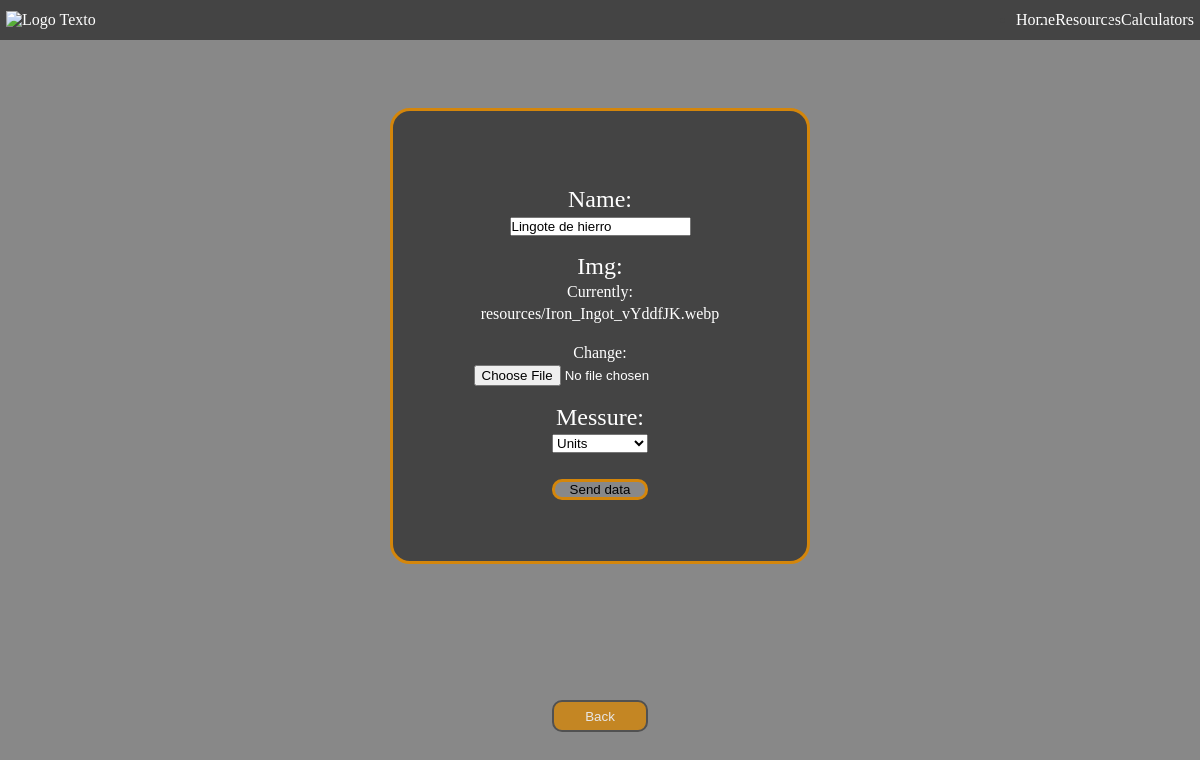
The page /forms/update/1 on the database as committed earlier.
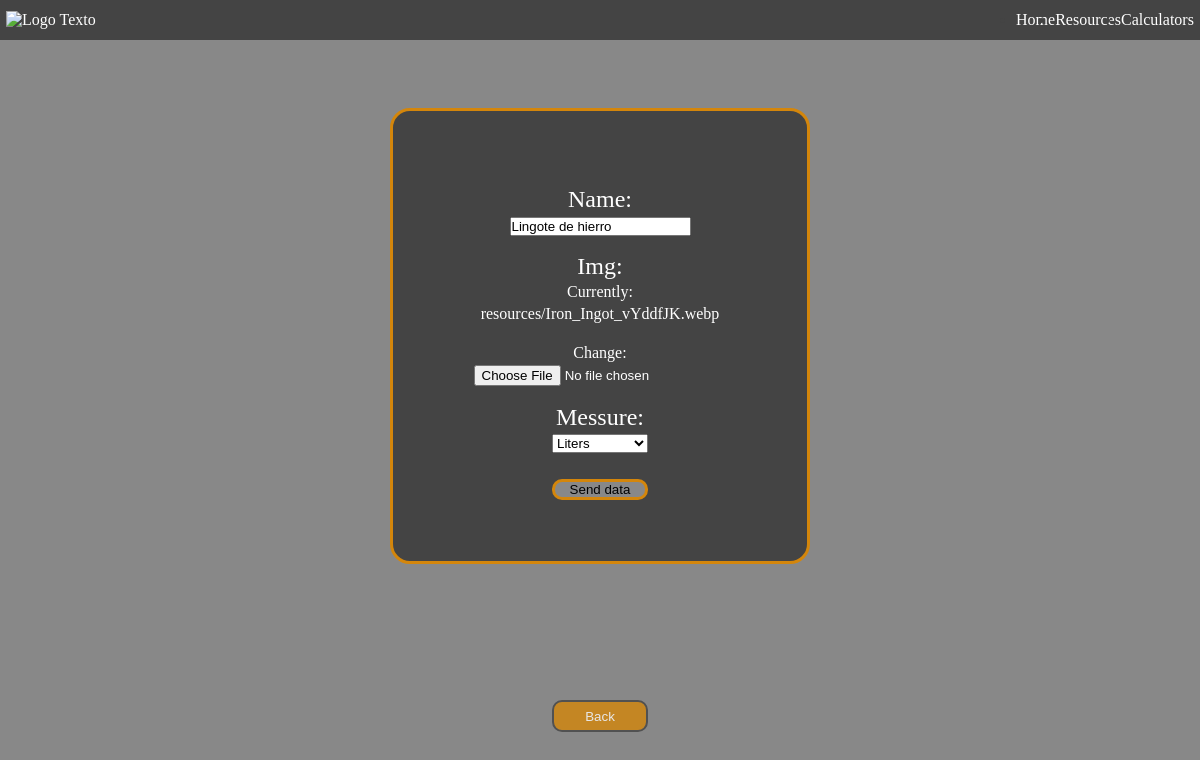
The same page on the database as committed later.
### apps/objects/models.py (models this page shows, shortened)
class Resource(models.Model):
    class Messure(models.IntegerChoices):
        UDS = 0, _("Units")
        LTR = 1, _("Liters")
    name = models.CharField(
        max_length=50,
        unique=True,
        db_index=True,
        validators=[validators.MinLengthValidator(3)],
    )
    img = models.ImageField(upload_to="resources")
    messure = models.IntegerField(default=Messure.UDS, choices=Messure.choices)

### apps/objects/forms/views.py (the view)
# urls.py: path("update/<int:pk>", views.ResourceUpdateView.as_view(), name="update"),
class ResourceUpdateView(UpdateView):
    model = Resource
    form_class = ResourceForm
    template_name = "apps/forms/update.html"
    success_url = "/list"
    template_name_suffix = "update_form"

### apps/objects/forms/forms.py
class ResourceForm(forms.ModelForm):
    class Meta:
        model = Resource
        fields = "__all__"

### templates/apps/forms/update.html (shortened to what this page needs)
{% extends "base.html" %}
{% load static %}
{% block styles %}
<link rel="stylesheet" href="{% static "styles/forms/form.css" %}">
{% endblock styles %}
{% block content %}
    <form method="POST"  enctype="multipart/form-data">
        {% for field in form %}
            <div class="form-control{% if field.errors %} error{% endif %}">
                {{field.label}}:
            </div>
                {{field}}
        {% endfor %}
        <input id="submit" type="submit" value="Send data">
    </form>
    <a  href="{% url "objects:details" object.id %}"><button id="back">Back</button></a>
{% endblock content %}

Rows that differ between the two databases and show on the page:
changed Resource "Lingote de hierro": messure "Units" → "Liters"
